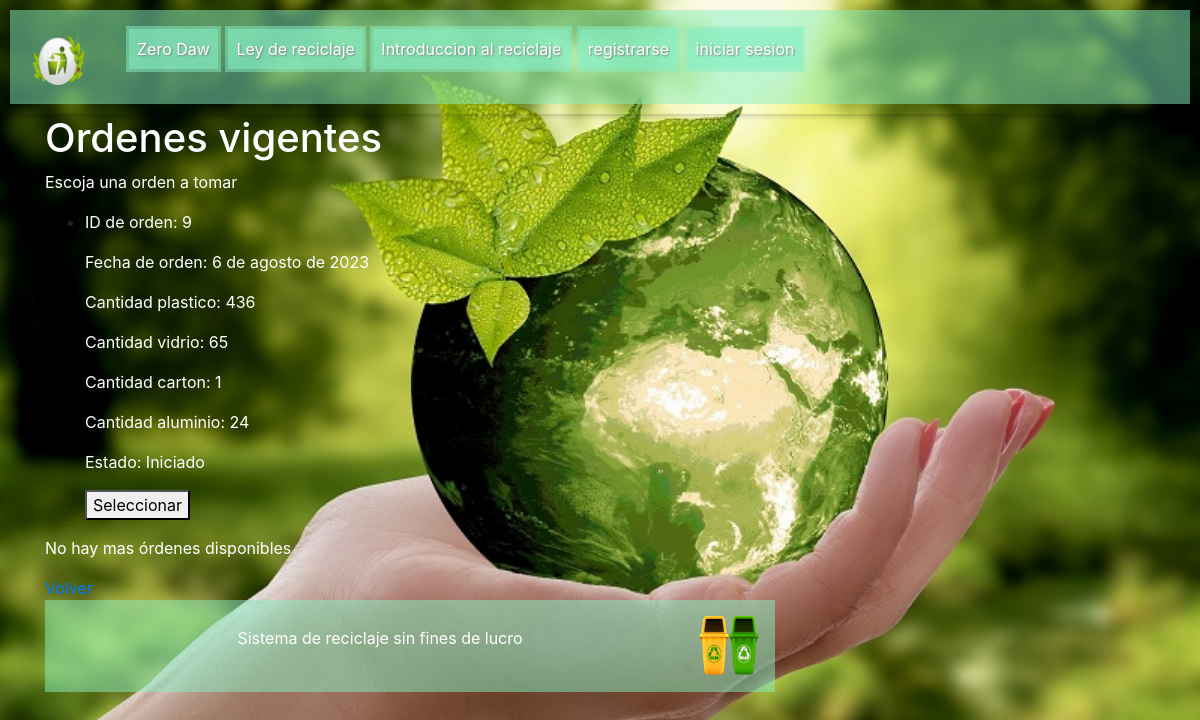
Screenshot of /registro/mostrar_ordenes/ with the database file from the repository.
### Registro/models.py (models this page shows, shortened)
class Orden_reciclaje(models.Model):
    id_user = models.ForeignKey(UserModelo, on_delete=models.CASCADE)
    id_orden = models.AutoField(primary_key=True)
    fecha_orden = models.DateField()
    cantidad_plastico = models.IntegerField(default=0)
    cantidad_vidrio = models.IntegerField(default=0)
    cantidad_carton = models.IntegerField(default=0)
    cantidad_aluminio = models.IntegerField(default=0)
    latitud_posicion_ciudadano = models.DecimalField(max_digits=9, decimal_places=6, null=True)
    longitud_posicion_ciudadano = models.DecimalField(max_digits=9, decimal_places=6, null=True)
    latitud_posicion_recolector = models.DecimalField(max_digits=9, decimal_places=6, null=True)
    longitud_posicion_recolector = models.DecimalField(max_digits=9, decimal_places=6, null=True)
    estado = models.CharField(max_length=200, null=True)

### Registro/views.py (the view, shortened to what this page needs)
# urls.py: path('mostrar_ordenes/', MostrarOrdenesView.as_view(), name='mostrar_ordenes'),
class MostrarOrdenesView(ListView):
    model = UserModelo
    template_name = 'Registro/mostrar_ordenes.html'
    def get_context_data(self, **kwargs):
        context = super().get_context_data(**kwargs)
        context['ordenes'] = Orden_reciclaje.objects.all()
        return context

### templates/Registro/mostrar_ordenes.html (shortened to what this page needs)
{% extends 'base.html' %}
{% load static %}
{% block content %}
<div>
    <h1 class="letras">Ordenes vigentes</h1>
</div>
<div>
    <p class="letras">Escoja una orden a tomar</p>
</div>
{% if ordenes %}
    {% with hay_ordenes_disponibles=False %}
    <ul>
        {% for orden in ordenes %}
            {% if orden.estado != "Concluido" and orden.latitud_posicion_recolector is null and orden.estado != "Calificado" %}
                {% with hay_ordenes_disponibles=True %}
                    <li>
                        <p class="letras">ID de orden: {{ orden.id_orden }}</p>
                        <p class="letras">Fecha de orden: {{ orden.fecha_orden }}</p>
                        <p class="letras">Cantidad plastico: {{ orden.cantidad_plastico }}</p>
                        <p class="letras">Cantidad vidrio: {{ orden.cantidad_vidrio }}</p>
                        <p class="letras">Cantidad carton: {{ orden.cantidad_carton }}</p>
                        <p class="letras">Cantidad aluminio: {{ orden.cantidad_aluminio }}</p>
                        <p class="letras">Estado: {{ orden.estado }} </p>
                        <form method="POST" action="{% url 'tomar_orden' orden.id_orden %}">
                            <button type="submit">Seleccionar</button>
                        </form>
                    </li>
                {% endwith %}
            {% endif %}
        {% endfor %}
    </ul>
    {% if not hay_ordenes_disponibles %}
        <p class="letras">No hay mas órdenes disponibles</p>
    {% endif %}
    {% endwith %}
{% else %}
    {% if not hay_ordenes_disponibles %}
        <h1 class="letras">No hay mas registros de órdenes</h1>
    {% endif %}
{% endif %}
<a href="{% url 'login' %}">Volver</a>
<footer>
    <div id="navbar" class="video2">
        <div class="video">
        <p class="letras2">Sistema de reciclaje sin fines de lucro</p>
        </div>
        <img  src="{% static 'images/logo_4.png' %}" alt="logo" style="width: 60px; height: 60px;">
    </div>
</footer>
{% endblock %}

### static/css/estilos.css (style rules this page uses)
body { background-image: url("../images/planeta_limpio.jpg"); background-repeat: no-repeat; background-size: cover; background-position: center; }
#navbar { background-color: rgba(135, 239, 195, 0.5); }
#navbar { background-color: rgba(135, 239, 195, 0.5); padding: 1em 1em; display: flex; align-content: center; width: 100%; }
.letras2 { color: #ffffff; }

### static/css/fondo.css (style rules this page uses)
body { background-image: url("../images/planeta_limpio.jpg"); background-repeat: no-repeat; background-size: cover; background-position: center; }
.letras { color: white; }
#navbar { background-color: rgba(135, 239, 195, 0.5); }
.video { display: flex; align-items: center; margin: 0 auto; }
.video2 { display: flex; align-items: center; justify-content: flex-end; margin: 0 auto; }

### rows the page displays
Orden_reciclaje: id_orden "9", fecha_orden "6 de agosto de 2023", cantidad_plastico "436", cantidad_vidrio "65", cantidad_carton "1", cantidad_aluminio "24", estado "Iniciado"
